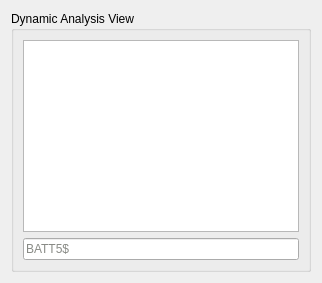
              <widget class="QWidget" name="da_stack">
               <layout class="QVBoxLayout" name="verticalLayout_28">
                <item>
                 <widget class="QGroupBox" name="radareConsole_box">
                  <property name="minimumSize">
                   <size>
                    <width>300</width>
                    <height>225</height>
                   </size>
                  </property>
                  <property name="maximumSize">
                   <size>
                    <width>16777215</width>
                    <height>16777215</height>
                   </size>
                  </property>
                  <property name="title">
                   <string>Dynamic Analysis View</string>
                  </property>
                  <layout class="QVBoxLayout" name="verticalLayout_17">
                   <item>
                    <widget class="QTextBrowser" name="radareConsoleOut_text"/>
                   </item>
                   <item>
                    <widget class="QLineEdit" name="radareConsoleIn_lineEdit">
                     <property name="palette">
                      <palette>
                       <active>
                        <colorrole role="WindowText">
                         <brush brushstyle="SolidPattern">
                          <color alpha="255">
                           <red>136</red>
                           <green>138</green>
                           <blue>133</blue>
                          </color>
                         </brush>
                        </colorrole>
                        <colorrole role="Text">
                         <brush brushstyle="SolidPattern">
                          <color alpha="255">
                           <red>136</red>
                           <green>138</green>
                           <blue>133</blue>
                          </color>
                         </brush>
                        </colorrole>
                        <colorrole role="ButtonText">
                         <brush brushstyle="SolidPattern">
                          <color alpha="255">
                           <red>136</red>
                           <green>138</green>
                           <blue>133</blue>
                          </color>
                         </brush>
                        </colorrole>
                       </active>
                       <inactive>
                        <colorrole role="WindowText">
                         <brush brushstyle="SolidPattern">
                          <color alpha="255">
                           <red>136</red>
                           <green>138</green>
                           <blue>133</blue>
                          </color>
                         </brush>
                        </colorrole>
                        <colorrole role="Text">
                         <brush brushstyle="SolidPattern">
                          <color alpha="255">
                           <red>136</red>
                           <green>138</green>
                           <blue>133</blue>
                          </color>
                         </brush>
                        </colorrole>
                        <colorrole role="ButtonText">
                         <brush brushstyle="SolidPattern">
                          <color alpha="255">
                           <red>136</red>
                           <green>138</green>
                           <blue>133</blue>
                          </color>
                         </brush>
                        </colorrole>
                       </inactive>
                       <disabled>
                        <colorrole role="WindowText">
                         <brush brushstyle="SolidPattern">
                          <color alpha="255">
                           <red>136</red>
                           <green>138</green>
                           <blue>133</blue>
                          </color>
                         </brush>
                        </colorrole>
                        <colorrole role="Text">
                         <brush brushstyle="SolidPattern">
                          <color alpha="255">
                           <red>136</red>
                           <green>138</green>
                           <blue>133</blue>
                          </color>
                         </brush>
                        </colorrole>
                        <colorrole role="ButtonText">
                         <brush brushstyle="SolidPattern">
                          <color alpha="255">
                           <red>136</red>
                           <green>138</green>
                           <blue>133</blue>
                          </color>
                         </brush>
                        </colorrole>
                       </disabled>
                      </palette>
                     </property>
                     <property name="styleSheet">
                      <string notr="true">color: rgb(136, 138, 133);</string>
                     </property>
                     <property name="text">
                      <string>BATT5$</string>
                     </property>
                    </widget>
                   </item>
                  </layout>
                 </widget>
                </item>
               </layout>
              </widget>
